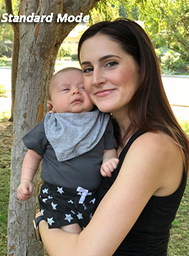
#> input picture testdata/Capture1.PNG, 189 x 256 px, shrunk from 308 x 417 before the run, found by its file name
$ jupyter execute --allow-errors 'mulit level matting-Copy1.ipynb'   (older library calls are emulated)
#> lines starting #> are read from the running program, lines starting #| are printed output that depends on the picture; after the words box and inside, x2 and y2 are one past the last pixel; in counts of white or black regions, pixels touching at a corner belong together
[cell 1]
from __future__ import division

import logging

import cv2
import numpy as np
from numpy.lib.stride_tricks import as_strided
import scipy.sparse
import scipy.sparse.linalg

[cell 2]
def _rolling_block(A, block=(3, 3)):
    """Applies sliding window to given matrix."""
    shape = (A.shape[0] - block[0] + 1, A.shape[1] - block[1] + 1) + block
    strides = (A.strides[0], A.strides[1]) + A.strides
    return as_strided(A, shape=shape, strides=strides)

[cell 3]
def compute_laplacian(img, mask=None, eps=10**(-7), win_rad=1):
    """Computes Matting Laplacian for a given image.

    Args:
        img: 3-dim numpy matrix with input image
        mask: mask of pixels for which Laplacian will be computed.
            If not set Laplacian will be computed for all pixels.
        eps: regularization parameter controlling alpha smoothness
            from Eq. 12 of the original paper. Defaults to 1e-7.
        win_rad: radius of window used to build Matting Laplacian (i.e.
            radius of omega_k in Eq. 12).
    Returns: sparse matrix holding Matting Laplacian.
    """

    win_size = (win_rad * 2 + 1) ** 2
    h, w, d = img.shape
    # Number of window centre indices in h, w axes
    c_h, c_w = h - 2 * win_rad, w - 2 * win_rad
    win_diam = win_rad * 2 + 1

    indsM = np.arange(h * w).reshape((h, w))
    ravelImg = img.reshape(h * w, d)
    win_inds = _rolling_block(indsM, block=(win_diam, win_diam))

    win_inds = win_inds.reshape(c_h, c_w, win_size)
    if mask is not None:
        mask = cv2.dilate(
            mask.astype(np.uint8),
            np.ones((win_diam, win_diam), np.uint8)
        ).astype(np.bool)
        win_mask = np.sum(mask.ravel()[win_inds], axis=2)
        win_inds = win_inds[win_mask > 0, :]
    else:
        win_inds = win_inds.reshape(-1, win_size)


    winI = ravelImg[win_inds]

    win_mu = np.mean(winI, axis=1, keepdims=True)
    win_var = np.einsum('...ji,...jk ->...ik', winI, winI) / win_size - np.einsum('...ji,...jk ->...ik', win_mu, win_mu)

    inv = np.linalg.inv(win_var + (eps/win_size)*np.eye(3))

    X = np.einsum('...ij,...jk->...ik', winI - win_mu, inv)
    vals = np.eye(win_size) - (1.0/win_size)*(1 + np.einsum('...ij,...kj->...ik', X, winI - win_mu))

    nz_indsCol = np.tile(win_inds, win_size).ravel()
    nz_indsRow = np.repeat(win_inds, win_size).ravel()
    nz_indsVal = vals.ravel()
    L = scipy.sparse.coo_matrix((nz_indsVal, (nz_indsRow, nz_indsCol)), shape=(h*w, h*w))
    return L

[cell 4]
def closed_form_matting_with_scribbles(image, scribbles, scribbles_confidence=100.0, levels = 3):
    """Apply Closed-Form matting to given image using scribbles image."""

    assert image.shape == scribbles.shape, 'scribbles must have exactly same shape as image.'

    # [6 lines of commented-out code are left out]
    prior = np.ones((scribbles.shape[0],scribbles.shape[1],levels))*(1/levels)
#     print(prior.shape)
    colour = np.array([ [0,0,1],[0,1,0], [1,0,0], [1,1,0], [0,1,1]])
    for k in range(levels):
        x = np.where((scribbles == colour[k]).all(axis = 2))
        temp = np.zeros((1,1,levels))
        temp[0,0,k] = 1
        for (i,j) in zip(x[0],x[1]):
            prior[i,j,:] = temp


#     for (i,j) in zip(x[0],x[1]):
#         prior[i,j,:] = (1/levels)*np.ones((1,1,levels))
    #prior = scribbles.copy()
    #prior[np.where((scribbles == [1,1,1]).all(axis = 2))] = [1/levels,1/levels,1/levels]
#     prior[np.where((img == [0,1,0]).all(axis = 2))] = [0,1,0]
#     prior[np.where((img == [0,0,1]).all(axis = 2))] = [0,0,1]

    consts_map = prior != 1/levels
    print('prior')
    plt.imshow(prior)
    plt.show()
    print('consts_map')
    print(consts_map.shape)
    plt.imshow(consts_map[:,:,0])
    plt.show()
    return closed_form_matting_with_prior(
        image,
        prior,
        scribbles_confidence * consts_map,
        consts_map,
        levels
    )

[cell 5]
def closed_form_matting_with_prior(image, prior, prior_confidence, consts_map=None,levels =3):
    """Applies closed form matting with prior alpha map to image.

    Args:
        image: 3-dim numpy matrix with input image.
        prior: matrix of same width and height as input image holding apriori alpha map.
        prior_confidence: matrix of the same shape as prior hodling confidence of prior alpha.
        consts_map: binary mask of pixels that aren't expected to change due to high
            prior confidence.

    Returns: 2-dim matrix holding computed alpha map.
    """
#     print(image.shape)
#     print(prior.shape)
#     print(prior_confidence.shape)
    #assert image.shape[:2] == prior.shape, ('prior must be 2D matrix with height and width equal '
    #                                        'to image.')
    #assert image.shape[:2] == prior_confidence.shape, ('prior_confidence must be 2D matrix with '
    #                                                   'height and width equal to image.')
    #assert (consts_map is None) or image.shape[:2] == consts_map.shape, (
    #    'consts_map must be 2D matrix with height and width equal to image.')

    logging.info('Computing Matting Laplacian.')
    laplacian = compute_laplacian(image, ~consts_map[:,:,0] if consts_map is not None else None)

    confidence = scipy.sparse.diags(prior_confidence[:,:,0].ravel())
    print(confidence.shape)

    prior_reshaped = None
    prior_confidence_reshaped = None

    for i in range(levels):
        if i ==0 :
            prior_reshaped = prior[:,:,0].ravel()
            prior_confidence_reshaped = prior_confidence[:,:,0].ravel()
            prior_reshaped = np.expand_dims(prior_reshaped,axis = 1)
            prior_confidence_reshaped = np.expand_dims(prior_confidence_reshaped,axis = 1)
            print(prior_reshaped.shape)
            print(prior_confidence_reshaped.shape)
        else:
            prior_reshaped =np.concatenate([prior_reshaped, np.expand_dims(prior[:,:,i].ravel(),axis= 1)],axis =1)
            prior_confidence_reshaped =np.concatenate([prior_confidence_reshaped, np.expand_dims(prior_confidence[:,:,i].ravel(),axis= 1)],axis =1)

    print(prior_reshaped.shape)
    print(prior_confidence_reshaped.shape)
    logging.info('Solving for alpha.')
    solution = scipy.sparse.linalg.spsolve(
        laplacian + confidence,
        prior_reshaped * prior_confidence_reshaped
    )
    alpha = np.minimum(np.maximum(solution.reshape(prior.shape), 0), 1)
    return alpha

#> (a cell that did not finish here is left out)

[cell 7]
capture = cv2.imread('./testdata/Capture1.PNG')[...,::-1]

[cell 8]
print(capture.shape)
#| (256, 189, 3)

#> (a cell that did not finish here is left out)

[cell 10]
scribble = cv2.imread('./testdata/scribble.png')[...,::-1]
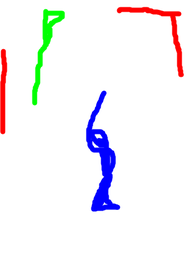
#> input picture testdata/scribble.png, 189 x 256 px, shrunk from 308 x 417 before the run, found by its file name

[cell 11]
import matplotlib.pyplot as plt

plt.imshow(capture)
plt.show()

[cell 12]
import matplotlib.pyplot as plt

plt.imshow(scribble/255)

plt.show()

#> (a cell that did not finish here is left out)

#> (a cell that did not finish here is left out)

[cell 15]
scribble[np.where(scribble < 127 )] = 0
scribble[np.where(scribble >= 127 )] = 255

output = closed_form_matting_with_scribbles(capture/255, scribble/255)
#> the loop in closed_form_matting_with_scribbles, `for k in range(levels):` made 3 passes
#> x on passes 1 to 3: 1497 positions, rows 91 to 211, columns 86 to 119, 729 positions, rows 9 to 104, columns 32 to 64, 1056 positions, rows 7 to 133, columns 0 to 183
#> in closed_form_matting_with_scribbles, `consts_map = prior != 1/levels`:
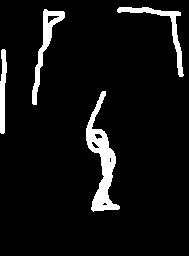
#> consts_map: shape (256, 189, 3) bool; 6.8% white; 4 white regions, box (x1, y1, x2, y2) and area: (86, 91, 120, 212) 1497, (32, 9, 65, 105) 729, (117, 7, 184, 77) 637, (0, 49, 7, 134) 419
#| (256, 189, 3)
#> in compute_laplacian, `mask = cv2.dilate( mask.astype(np.uint8), np.ones((win_diam, win_diam)..`: mask: shape (256, 189) bool; 95.6% white; 4 black regions, box (x1, y1, x2, y2) and area: (87, 92, 119, 210) 1032, (33, 10, 64, 104) 435, (118, 8, 182, 76) 351, (0, 50, 6, 133) 287
#> in compute_laplacian, `win_mask = np.sum(mask.ravel()[win_inds], axis=2)`:
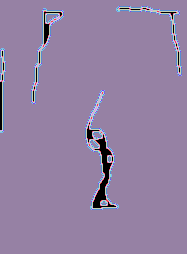
#> win_mask: shape (254, 187) int64; 10 distinct labels, from 0 to 9; one colour per label, 0 black
#| (48384, 48384)
#| (48384, 3)
#| (48384, 3)

[cell 16]
level1 = output[:,:,0]

level1[np.where(level1 < 0.5 )] = 0
level1[np.where(level1 >= 0.5 )] = 1
#> level1: shape (256, 189) float64; values 0 (black) and 1 (white), 55% white; 65 black regions (59 under 20 px), largest, box (x1, y1, x2, y2) and area: (0, 0, 189, 256) 19523, (112, 172, 186, 256) 1901, (36, 162, 42, 184) 49, (107, 61, 118, 67) 41, (36, 210, 44, 218) 30, (47, 218, 54, 225) 27

plt.imshow(level1)
plt.show()

[cell 17]
level2 = output[:,:,1]

level2[np.where(level2 < 0.5 )] = 0
level2[np.where(level2 >= 0.5 )] = 1
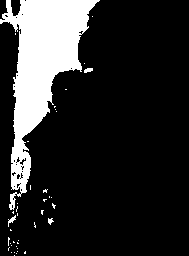
#> level2: shape (256, 189) float64; values 0 (black) and 1 (white), 16.7% white; 40 white regions (36 under 20 px), largest, box (x1, y1, x2, y2) and area: (0, 0, 100, 210) 7879, (8, 215, 16, 227) 36, (84, 68, 93, 73) 33, (48, 218, 54, 225) 25

plt.imshow(level2)
plt.show()

[cell 18]
level3 = output[:,:,2]

level3[np.where(level3 < 0.5 )] = 0
level3[np.where(level3 >= 0.5 )] = 1
#> level3: shape (256, 189) float64; values 0 (black) and 1 (white), 17.1% white; 17 white regions (13 under 20 px), largest, box (x1, y1, x2, y2) and area: (87, 0, 189, 138) 5170, (0, 22, 21, 256) 2854, (11, 0, 21, 16) 124, (0, 0, 8, 20) 102

plt.imshow(level3)
plt.show()

[cell 19]
new_output = np.zeros(output.shape)
for i in range(output.shape[0]):
    for j in range(output.shape[1]):
        #print(i,j)
        amax = np.argmax(output[i,j,:])
        temp = np.zeros((output.shape[2]))
        temp[amax] = 1
        #print(temp)
        new_output[i,j,:] = temp
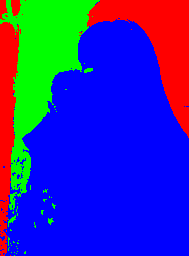
#> new_output: shape (256, 189, 3) float64; mean of channels 0, 1, 2 0.662, 0.167, 0.171; drawn as B, G, R

[cell 20]
print(new_output)
#> (printed output is left out)

[cell 21]
level1 = np.repeat(new_output[:,:,0:1],3, axis = 2)*capture/255
#> level1: shape (256, 189, 3) float64
level2 = np.repeat(new_output[:,:,1:2],3, axis = 2)*capture/255
#> level2: shape (256, 189, 3) float64
level3 = np.repeat(new_output[:,:,2:3],3, axis = 2)*capture/255
#> level3: shape (256, 189, 3) float64


plt.imshow(level1)

[cell 22]
l1 = cv2.blur(level1,(5,5))

[cell 23]
plt.imshow(level3)

[cell 24]
l2 = cv2.blur(level2,(5,5))
plt.imshow(l2)

[cell 25]
plt.imshow(level2)

[cell 26]
l3 = cv2.blur(level3,(10,10))
plt.imshow(l3)

[cell 27]
leel1 = np.repeat(new_output[:,:,0:1],3, axis = 2)*l1
leel2 = np.repeat(new_output[:,:,1:2],3, axis = 2)*l2
leel3 = np.repeat(new_output[:,:,2:3],3, axis = 2)*l3

blurrrr = leel1 + leel2 + leel3

plt.imshow(blurrrr)

[cell 28]
plt.imshow(new_output)
plt.show()

#> (a cell that did not finish here is left out)

[cell 30]
plt.imshow(output[:,:,0])
plt.show()

[cell 31]
import matplotlib.pyplot as plt

plt.imshow(output)
plt.show()
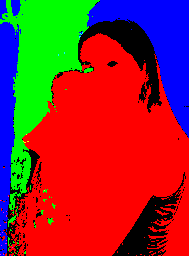
#> shown: shape (256, 189, 3) float64; mean R, G, B 0.55, 0.167, 0.171

[cell 32]
level = 3

[cell 33]
blurs = [capture.copy()]
for i in range(1, level):
    k = 5*i
    blurs.append(cv2.blur(capture.copy(),(k, k)))
#> after the loop, blurs = 3 items
output_img = np.zeros(capture.shape)
for i in range(capture.shape[0]):
    for j in range(capture.shape[1]):
        amax = np.argmax(output[i,j,:])
        pick = blurs[amax]
        output_img[i,j,:] = pick[i,j,:]
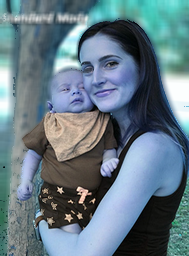
#> output_img: shape (256, 189, 3) float64; mean of channels 0, 1, 2 133, 122, 100.7; drawn as B, G, R

[cell 34]
from PIL import Image

[cell 35]
output_img.dtype

[cell 36]
plt.imshow(output_img/255)
plt.show()
img_PIL = Image.fromarray(np.array(output_img, dtype = np.uint8))
img_PIL.save('./output.jpg')

[cell 37]
def threshold(img):
    img[np.where(scribble < 127 )] = 0
    img[np.where(scribble < 127 )] = 0
    return img

[cell 38]
def bokah(img_path, scribble_path, level):
#> called with img_path = './testdata/Capture1.PNG', scribble_path = './testdata/scribble2.png', level = 3
    capture = cv2.imread(img_path)[...,::-1]
    scribble = cv2.imread(scribble_path)[...,::-1]
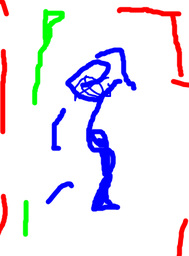
#> input picture testdata/scribble2.png, 189 x 256 px, shrunk from 308 x 417 before the run, found by its file name
    output = closed_form_matting_with_scribbles(capture/255, threshold(scribble)/255)
#> call 2 of closed_form_matting_with_scribbles, with scribbles_confidence = 100, levels = 3
#> in closed_form_matting_with_scribbles (call 2), `prior = np.ones((scribbles.shape[0],scribbles.shape[1],levels))*(1/lev..`: prior: shape (256, 189, 3) float64; every value is 0.333
#> the loop in closed_form_matting_with_scribbles (call 2), `for k in range(levels):` made 3 passes
#> x on passes 1 to 3: 2156 positions, rows 48 to 211, columns 46 to 135, 796 positions, rows 9 to 235, columns 24 to 64, 1247 positions, rows 0 to 255, columns 0 to 188
#> after the loop in closed_form_matting_with_scribbles (call 2), `for k in range(levels):`:
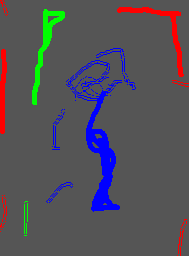
#> prior: shape (256, 189, 3) float64; mean of channels 0, 1, 2 0.349, 0.321, 0.33; drawn as B, G, R
#> in closed_form_matting_with_scribbles (call 2), `consts_map = prior != 1/levels`: consts_map: shape (256, 189, 3) bool; 8.7% white; 86 white regions (74 under 20 px), largest, box (x1, y1, x2, y2) and area: (70, 82, 122, 212) 1622, (32, 9, 65, 105) 729, (117, 7, 184, 77) 637
#| (256, 189, 3)
#> in closed_form_matting_with_scribbles (call 2), `plt.show()`:
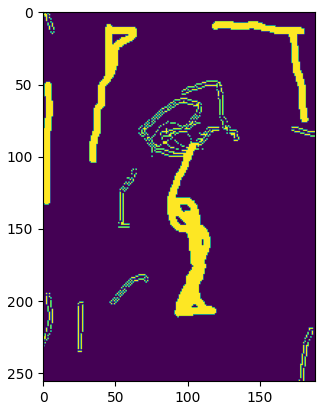
#> figure drawn by matplotlib, 1 panel
#| (48384, 48384)
#| (48384, 3)
#| (48384, 3)
    blurs = [capture.copy()]
    for i in range(1, level):
        k = 5*i
        blurs.append(cv2.blur(capture.copy(),(k, k)))
#> after the loop, blurs = 3 items
    output_img = np.zeros(capture.shape)
    for i in range(capture.shape[0]):
        for j in range(capture.shape[1]):
            amax = np.argmax(output[i,j,:])
            pick = blurs[amax]
            output_img[i,j,:] = pick[i,j,:]
    img_PIL = Image.fromarray(np.array(output_img, dtype = np.uint8))
    return img_PIL
